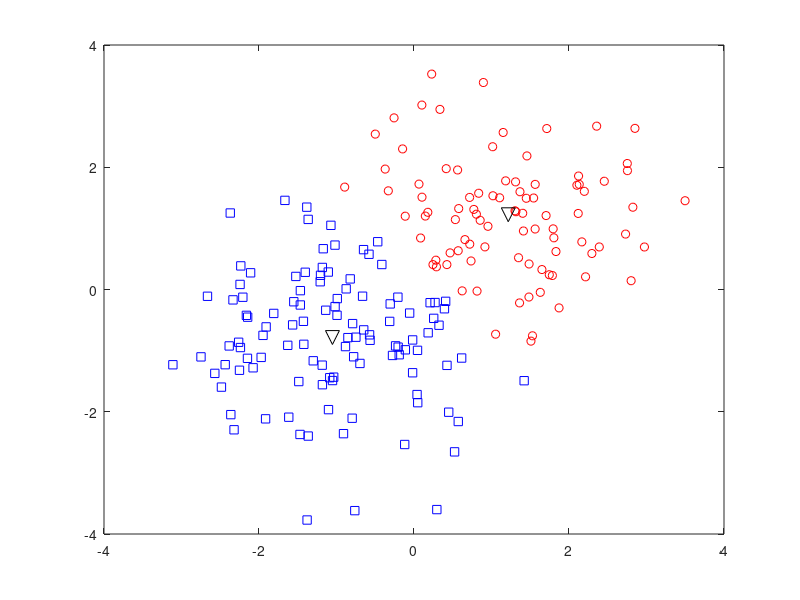

Write MATLAB code to recreate this figure.
## Generate a two-cluster problem
 C1 = randn (100, 2) + 1;
 C2 = randn (100, 2) - 1;
data = [C1; C2];

 ## Perform clustering
[idx, centers] = kmeans (data, 2)

 ## Plot the result
 figure
 plot (data (idx==1, 1), data (idx==1, 2), 'ro');
 hold on
 plot (data (idx==2, 1), data (idx==2, 2), 'bs');
 plot (centers (:, 1), centers (:, 2), 'kv', 'markersize', 10);
 hold off
